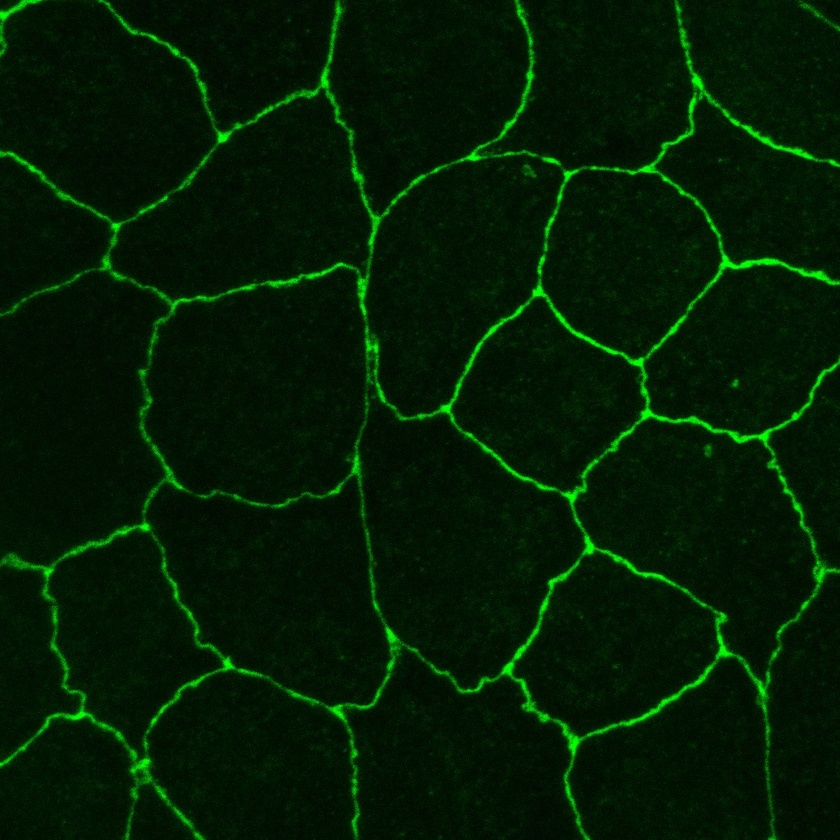
#> input picture im_test.jpg, 840 x 840 px, shrunk from 1448 x 1448 before the run
$ python cell_junc_pj.py
#> lines starting #> are read from the running program, lines starting #| are printed output that depends on the picture
import cv2
import numpy as np
from skimage import morphology, measure
from skimage.morphology import skeletonize, remove_small_objects
import matplotlib.pyplot as plt
from scipy import ndimage


def load_and_preprocess(image_path):
    """Load and preprocess the fluorescence microscopy image"""
    img = cv2.imread(image_path)

    if len(img.shape) == 3:
        gray = img[:, :, 1]  # Extract green channel
    else:
        gray = img

    return img, gray


def enhance_junctions(gray_img):
    """Enhance cell boundaries using CLAHE and bilateral filtering"""
    # Apply CLAHE for better contrast
    clahe = cv2.createCLAHE(clipLimit=3.0, tileGridSize=(8, 8))
    enhanced = clahe.apply(gray_img)

    # More aggressive bilateral filter to reduce noise while preserving edges
    bilateral = cv2.bilateralFilter(enhanced, d=11, sigmaColor=50, sigmaSpace=50)

    return bilateral


def create_clean_skeleton(enhanced_img):
    """Create a clean skeleton with minimal gaps and spurs"""
    # Threshold to get binary image
    _, binary = cv2.threshold(enhanced_img, 0, 255, cv2.THRESH_BINARY+ cv2.THRESH_OTSU)

    # More aggressive gap filling to close skeleton breaks
    # First pass with large kernel
    kernel_close_large = np.ones((9, 9), np.uint8)
    binary = cv2.morphologyEx(binary, cv2.MORPH_CLOSE, kernel_close_large, iterations=3)

    # Second pass with medium kernel for fine gaps
    kernel_close_medium = np.ones((5, 5), np.uint8)
    binary = cv2.morphologyEx(binary, cv2.MORPH_CLOSE, kernel_close_medium, iterations=2)

    # Remove small noise
    kernel_open = np.ones((3, 3), np.uint8)
    binary = cv2.morphologyEx(binary, cv2.MORPH_OPEN, kernel_open, iterations=1)

    # Remove small objects
    binary_clean = remove_small_objects(binary > 0, min_size=150, connectivity=2)

    # Additional dilation to ensure connectivity before skeletonization
    kernel_dilate = np.ones((3, 3), np.uint8)
    binary_clean = cv2.dilate(binary_clean.astype(np.uint8), kernel_dilate, iterations=1)

    # Skeletonize
    skeleton = skeletonize(binary_clean > 0)

    # Aggressive spur removal
    skeleton_clean = remove_spurs_iteratively(skeleton, max_spur_length=20, iterations=4)

    return skeleton_clean


def remove_spurs_iteratively(skeleton, max_spur_length=15, iterations=3):
    """Remove spurs (short branches) iteratively"""
    cleaned = skeleton.copy()

    for iteration in range(iterations):
        # Find endpoints
        endpoints = find_endpoints(cleaned)

        # Remove spurs from each endpoint
        for y, x in zip(*np.where(endpoints)):
            spur_pixels = trace_spur(cleaned, y, x, max_spur_length)
            if len(spur_pixels) <= max_spur_length:
                # Remove this spur
                for sy, sx in spur_pixels:
                    cleaned[sy, sx] = False

        # Remove very small connected components
        cleaned = remove_small_objects(cleaned, min_size=max_spur_length, connectivity=2)

    return cleaned


def find_endpoints(skeleton):
    """Find endpoints (pixels with exactly 1 neighbor)"""
    kernel = np.ones((3, 3), np.uint8)
    kernel[1, 1] = 0
    neighbor_count = cv2.filter2D(skeleton.astype(np.uint8), -1, kernel)
    endpoints = (neighbor_count == 1) & skeleton
    return endpoints


def trace_spur(skeleton, start_y, start_x, max_length):
    """Trace a spur from an endpoint"""
    spur_pixels = [(start_y, start_x)]
    visited = np.zeros_like(skeleton, dtype=bool)
    visited[start_y, start_x] = True

    current_y, current_x = start_y, start_x

    for _ in range(max_length):
        # Find unvisited neighbors
        neighbors = []
        for dy in [-1, 0, 1]:
            for dx in [-1, 0, 1]:
                if dy == 0 and dx == 0:
                    continue
                ny, nx = current_y + dy, current_x + dx
                if (0 <= ny < skeleton.shape[0] and 0 <= nx < skeleton.shape[1] and
                        skeleton[ny, nx] and not visited[ny, nx]):
                    neighbors.append((ny, nx))

        if len(neighbors) == 0:
            # Dead end
            break
        elif len(neighbors) == 1:
            # Continue along spur
            ny, nx = neighbors[0]
            spur_pixels.append((ny, nx))
            visited[ny, nx] = True
            current_y, current_x = ny, nx
        else:
            # Hit a junction - stop here
            break

    return spur_pixels


def classify_skeleton_pixels(skeleton):
    """Classify skeleton pixels based on number of neighbors"""
    kernel = np.ones((3, 3), np.uint8)
    kernel[1, 1] = 0

    # Count neighbors for each pixel
    neighbor_count = cv2.filter2D(skeleton.astype(np.uint8), -1, kernel)
    neighbor_count = neighbor_count * skeleton

    # Classify pixels
    endpoints = (neighbor_count == 1) & skeleton
    edge_points = (neighbor_count == 2) & skeleton
    junction_points = (neighbor_count >= 3) & skeleton

    return junction_points, edge_points, endpoints, neighbor_count


def remove_border_endpoints(skeleton, border_margin=5):
    """Remove endpoints that are close to image borders"""
    h, w = skeleton.shape
    cleaned = skeleton.copy()

    endpoints = find_endpoints(skeleton)
    endpoint_coords = np.where(endpoints)

    for y, x in zip(endpoint_coords[0], endpoint_coords[1]):
        # Check if endpoint is near border
        if (y < border_margin or y >= h - border_margin or
                x < border_margin or x >= w - border_margin):
            # Remove this endpoint and trace back to remove the branch
            branch_pixels = trace_spur(skeleton, y, x, max_length=20)
            for by, bx in branch_pixels:
                cleaned[by, bx] = False

    return cleaned


def remove_junction_endpoint_branches(skeleton):
    """Remove branches that connect junction points directly to endpoints if less than 40 pixels"""
    cleaned = skeleton.copy()

    # Iterate until no more changes (some branches may be revealed after others are removed)
    max_iterations = 5
    for iteration in range(max_iterations):
        junction_points, _, endpoints, _ = classify_skeleton_pixels(cleaned)

        # Find all endpoints
        endpoint_coords = np.where(endpoints)
        branches_removed = False

        for ey, ex in zip(endpoint_coords[0], endpoint_coords[1]):
            # Trace from endpoint to see if it leads directly to a junction
            branch_pixels = trace_branch_to_junction(cleaned, ey, ex, junction_points)

            # If branch is short (less than 20 pixels) and leads to junction, remove it
            if branch_pixels and len(branch_pixels) < 40:
                # Remove the entire branch except the junction point
                for by, bx in branch_pixels[:-1]:  # Keep the junction point
                    cleaned[by, bx] = False
                branches_removed = True

        # If no branches were removed this iteration, we're done
        if not branches_removed:
            break

    return cleaned


def trace_branch_to_junction(skeleton, start_y, start_x, junction_points):
    """Trace from endpoint to junction point"""
    branch_pixels = [(start_y, start_x)]
    visited = np.zeros_like(skeleton, dtype=bool)
    visited[start_y, start_x] = True

    current_y, current_x = start_y, start_x

    for _ in range(50):  # Max trace length
        # Find unvisited neighbors
        neighbors = []
        for dy in [-1, 0, 1]:
            for dx in [-1, 0, 1]:
                if dy == 0 and dx == 0:
                    continue
                ny, nx = current_y + dy, current_x + dx
                if (0 <= ny < skeleton.shape[0] and 0 <= nx < skeleton.shape[1] and
                        skeleton[ny, nx] and not visited[ny, nx]):
                    neighbors.append((ny, nx))

        if len(neighbors) == 0:
            # Dead end
            return None
        elif len(neighbors) == 1:
            # Continue along branch
            ny, nx = neighbors[0]
            branch_pixels.append((ny, nx))
            visited[ny, nx] = True

            # Check if we reached a junction
            if junction_points[ny, nx]:
                return branch_pixels

            current_y, current_x = ny, nx
        else:
            # Hit a junction
            return branch_pixels

    return None


def count_actual_junction_points(junction_points):
    """Count actual junction points by clustering nearby junction pixels"""
    if not np.any(junction_points):
        return 0, np.zeros_like(junction_points, dtype=bool)

    # Label connected components of junction pixels
    labeled_junctions = measure.label(junction_points, connectivity=2)
    num_junction_clusters = labeled_junctions.max()

    # Create a mask with one representative point per cluster
    junction_representatives = np.zeros_like(junction_points, dtype=bool)

    for i in range(1, num_junction_clusters + 1):
        # Find all pixels in this cluster
        cluster_mask = labeled_junctions == i
        cluster_coords = np.where(cluster_mask)

        if len(cluster_coords[0]) > 0:
            # Use the centroid of the cluster as representative
            center_y = int(np.mean(cluster_coords[0]))
            center_x = int(np.mean(cluster_coords[1]))
            junction_representatives[center_y, center_x] = True

    return num_junction_clusters, junction_representatives


def count_edge_segments(skeleton, junction_points):
    """Count distinct edge segments (bicellular junctions)"""
    # Remove junction points to isolate edge segments
    edges_only = skeleton & ~junction_points

    # Label connected components
    labeled_edges = measure.label(edges_only, connectivity=2)
    num_edge_segments = labeled_edges.max()

    return num_edge_segments, labeled_edges


def visualize_results(img, skeleton, junction_points, edge_points, endpoints):
    """Visualize the detected junctions and skeleton"""
    if len(img.shape) == 2:
        output = cv2.cvtColor(img, cv2.COLOR_GRAY2BGR)
    else:
        output = img.copy()

    # Create overlay
    overlay = np.zeros_like(output)

    # Draw skeleton in white
    overlay[skeleton > 0] = [255, 255, 255]

    # Draw junction points in red (larger circles)
    junction_coords = np.where(junction_points)
    for y, x in zip(junction_coords[0], junction_coords[1]):
        cv2.circle(overlay, (x, y), 5, (0, 0, 255), -1)

    # Draw endpoints in blue
    endpoint_coords = np.where(endpoints)
    for y, x in zip(endpoint_coords[0], endpoint_coords[1]):
        cv2.circle(overlay, (x, y), 3, (255, 0, 0), -1)

    # Combine images
    result = cv2.addWeighted(output, 0.6, overlay, 0.8, 0)

    return result, overlay


def analyze_cell_junctions(image_path, visualize=True):
    """Main function to analyze cell junctions with improved cleaning"""
    print("Loading and preprocessing image...")
    img, gray = load_and_preprocess(image_path)
#> in load_and_preprocess, img is the input picture: shape (840, 840, 3); mean B, G, R 2.8, 28.7, 2.8

    print("Enhancing cell boundaries...")
    enhanced = enhance_junctions(gray)

    print("Creating clean skeleton...")
    skeleton = create_clean_skeleton(enhanced)

    print("Removing border artifacts...")
    skeleton = remove_border_endpoints(skeleton, border_margin=10)
#> in remove_border_endpoints, `endpoint_coords = np.where(endpoints)`: endpoint_coords = 24 positions, rows 1 to 838, columns 1 to 838
#> the loop in remove_border_endpoints, `for y, x in zip(endpoint_coords[0], endpoint_coords[1]):` made 24 passes
#> (y, x) on passes 1 to 4: (1, 42), (1, 798), (2, 97), (2, 515)
#> after the loop in remove_border_endpoints, `for y, x in zip(endpoint_coords[0], endpoint_coords[1]):`:
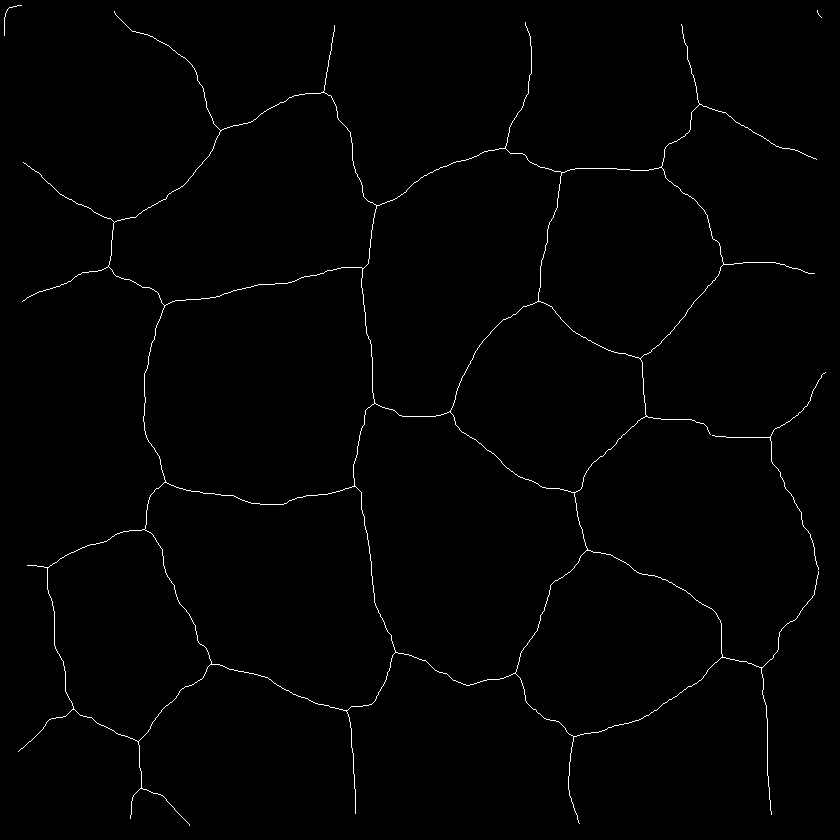
#> cleaned: shape (840, 840) bool; 0.87% white in thin lines or dots

    print("Classifying skeleton pixels...")
    junction_points, edge_points, endpoints, neighbor_count = classify_skeleton_pixels(skeleton)

    print("Removing junction-endpoint branches...")
    skeleton_final = remove_junction_endpoint_branches(skeleton)
#> the loop in remove_junction_endpoint_branches, `for iteration in range(max_iterations):` made 2 passes
#> endpoint_coords on passes 1 to 2: 24 positions, rows 5 to 825, columns 4 to 825, 22 positions, rows 5 to 825, columns 4 to 825

    # Re-classify after final cleaning
    junction_points, edge_points, endpoints, neighbor_count = classify_skeleton_pixels(skeleton_final)

    print("Counting edge segments...")
    num_edge_segments, labeled_edges = count_edge_segments(skeleton_final, junction_points)
#> in count_edge_segments, `num_edge_segments = labeled_edges.max()`: num_edge_segments = 63
#> num_edge_segments = 63

    # Count actual junction points (cluster junction pixels)
    num_tricellular, junction_representatives = count_actual_junction_points(junction_points)
#> in count_actual_junction_points, `num_junction_clusters = labeled_junctions.max()`: num_junction_clusters = 34
#> the loop in count_actual_junction_points, `for i in range(1, num_junction_clusters + 1):` made 34 passes
#> (cluster_coords, center_y, center_x) on passes 1 to 4: (([91, 92, 92, 92], [323, 322, 323, 324]), 91, 323), (([103, 104, 104], [699, 699, 700]), 103, 699), (([130, 130, 131], [220, 221, 220]), 130, 220), (([147, 148, 148], [505, 504, 505]), 147, 504)
#> num_tricellular = 34

    num_endpoints = np.sum(endpoints)
#> num_endpoints = 22
    num_edge_pixels = np.sum(edge_points)
#> num_edge_pixels = 5956

    # Print results
    print(f"Tricellular junctions (3+ cells meet): {num_tricellular}")
#| Tricellular junctions (3+ cells meet): 34
    print(f"Edge segments (bicellular junctions): {num_edge_segments}")
#| Edge segments (bicellular junctions): 63
    print(f"Endpoints: {num_endpoints}")
#| Endpoints: 22
    print(f"Edge pixels: {num_edge_pixels}")
#| Edge pixels: 5956
    print(f"Total skeleton pixels: {np.sum(skeleton_final)}")
#| Total skeleton pixels: 6088

    if visualize:
        # Create visualization
        result_img, overlay = visualize_results(img, skeleton_final, junction_representatives, edge_points, endpoints)
#> in visualize_results, `junction_coords = np.where(junction_points)`: junction_coords = 34 positions, rows 91 to 787, columns 47 to 769
#> the loop in visualize_results, `for y, x in zip(junction_coords[0], junction_coords[1]):` made 34 passes
#> (y, x) on passes 1 to 4: (91, 323), (103, 699), (130, 220), (147, 504)
#> in visualize_results, `endpoint_coords = np.where(endpoints)`: endpoint_coords = 22 positions, rows 5 to 825, columns 4 to 825
#> the loop in visualize_results, `for y, x in zip(endpoint_coords[0], endpoint_coords[1]):` made 22 passes
#> (y, x) on passes 1 to 4: (5, 21), (10, 817), (11, 114), (17, 821)
#> after the loop in visualize_results, `for y, x in zip(endpoint_coords[0], endpoint_coords[1]):`:
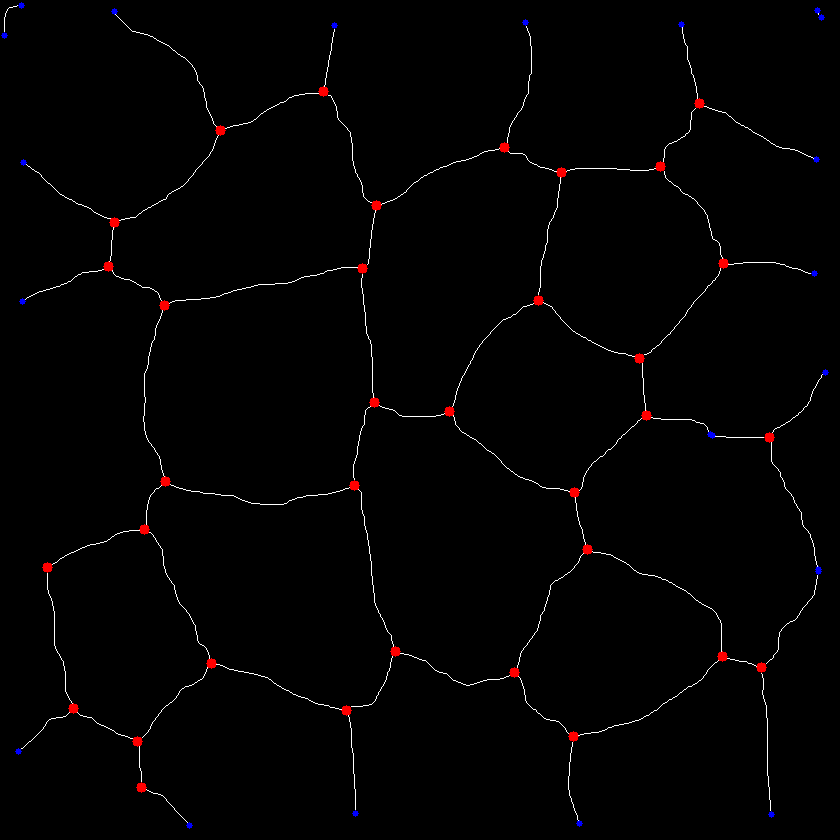
#> overlay: shape (840, 840, 3); mean of channels 0, 1, 2 2.2, 2, 3; drawn as B, G, R

        # Create subplots
        fig, axes = plt.subplots(2, 3, figsize=(15, 10))

        # Original image
        axes[0, 0].imshow(cv2.cvtColor(img, cv2.COLOR_BGR2RGB))
        axes[0, 0].set_title('Original Image')
        axes[0, 0].axis('off')

        # Enhanced image
        axes[0, 1].imshow(enhanced, cmap='gray')
        axes[0, 1].set_title('Enhanced Boundaries')
        axes[0, 1].axis('off')

        # Clean skeleton
        axes[0, 2].imshow(skeleton_final, cmap='gray')
        axes[0, 2].set_title('Clean Skeleton')
        axes[0, 2].axis('off')

        # Neighbor count heatmap
        axes[1, 0].imshow(neighbor_count, cmap='hot')
        axes[1, 0].set_title('Neighbor Count Heatmap')
        axes[1, 0].axis('off')

        # Junction classification - skeleton with colored points
        skeleton_with_points = np.zeros((skeleton_final.shape[0], skeleton_final.shape[1], 3), dtype=np.uint8)
        # White skeleton
        skeleton_with_points[skeleton_final] = [255, 255, 255]

        # Mark junction points in red
        junction_coords = np.where(junction_points)
#> junction_coords = 110 positions, rows 91 to 788, columns 47 to 770
        for y, x in zip(junction_coords[0], junction_coords[1]):
            cv2.circle(skeleton_with_points, (x, y), 4, (255, 0, 0), -1)  # Red
#> this loop made 110 passes
#> (y, x) on passes 1 to 4: (91, 323), (92, 322), (92, 323), (92, 324)

        # Mark endpoints in blue
        endpoint_coords = np.where(endpoints)
#> endpoint_coords = 22 positions, rows 5 to 825, columns 4 to 825
        for y, x in zip(endpoint_coords[0], endpoint_coords[1]):
            cv2.circle(skeleton_with_points, (x, y), 3, (0, 0, 255), -1)  # Blue
#> this loop made 22 passes
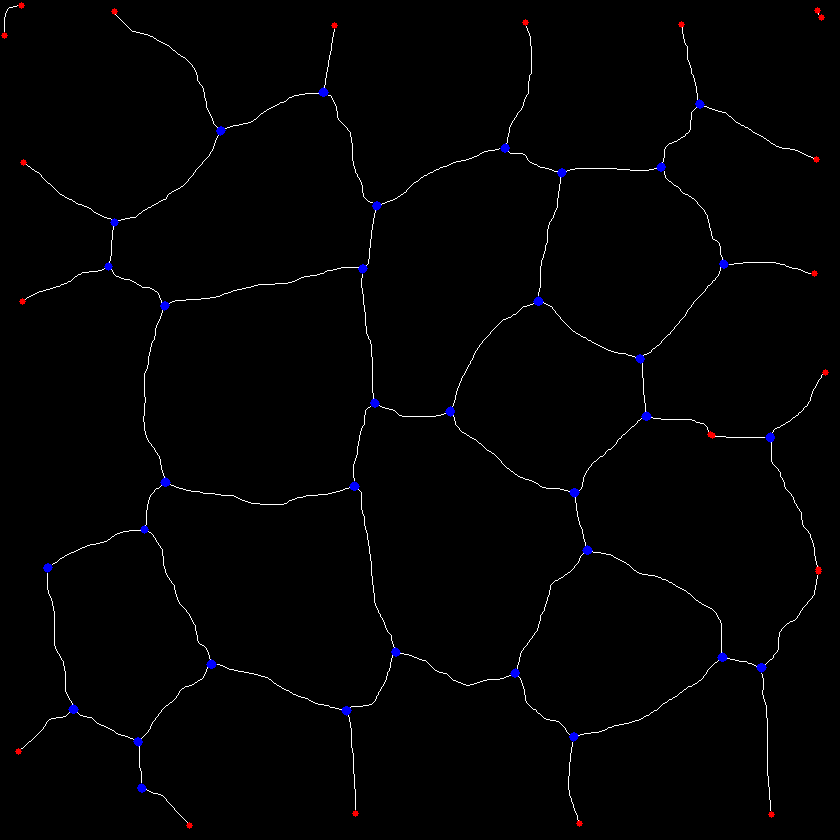
#> skeleton_with_points: shape (840, 840, 3); mean of channels 0, 1, 2 2.8, 2, 2.2; drawn as B, G, R

        axes[1, 1].imshow(skeleton_with_points)
        axes[1, 1].set_title('Skeleton with Junction Points\n(Red: Junctions, Blue: Endpoints)')
        axes[1, 1].axis('off')

        # Final result
        axes[1, 2].imshow(cv2.cvtColor(result_img, cv2.COLOR_BGR2RGB))
        axes[1, 2].set_title(f'Final Result\nJunctions: {num_tricellular}, Edges: {num_edge_segments}')
        axes[1, 2].axis('off')

        plt.tight_layout()
        plt.show()
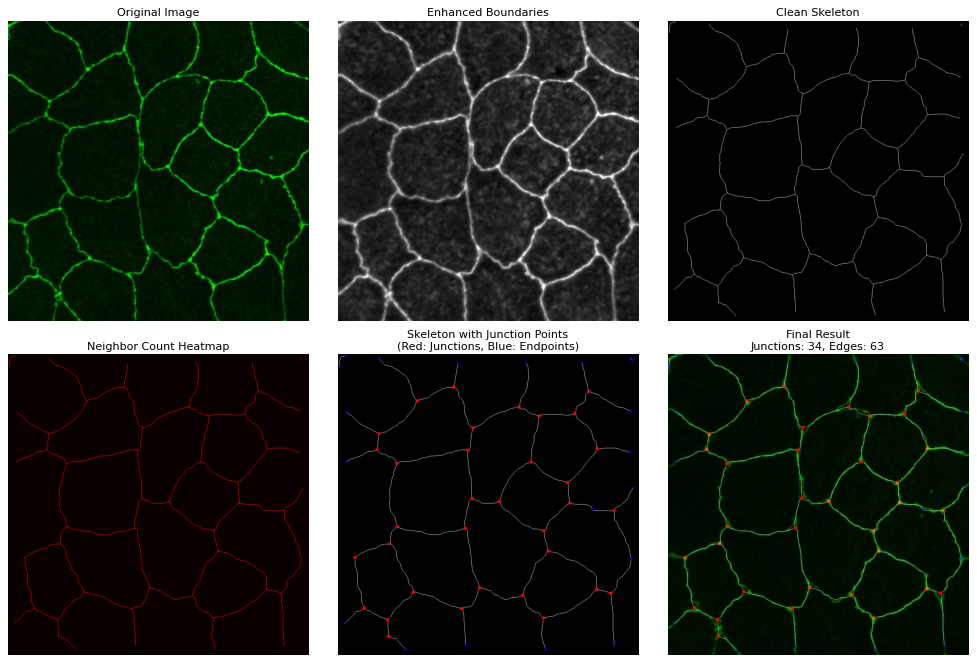
#> figure drawn by matplotlib, 6 panels

        # Save result
        cv2.imwrite('clean_junction_detection.png', result_img)
        print("\nResult saved as 'clean_junction_detection.png'")

    return {
        'tricellular_junctions': num_tricellular,
        'edge_segments': num_edge_segments,
        'endpoints': num_endpoints,
        'skeleton': skeleton_final,
        'junction_points': junction_points,
        'edge_points': edge_points
    }


if __name__ == "__main__":
    # Replace with your image path
    image_path = "im_test.jpg"

    try:
        results = analyze_cell_junctions(image_path, visualize=True)
#> results = 6 items
        print(f"\nFinal counts:")
        print(f"Tricellular junctions: {results['tricellular_junctions']}")
#| Tricellular junctions: 34
        print(f"Bicellular edge segments: {results['edge_segments']}")
#| Bicellular edge segments: 63

    except FileNotFoundError:
        print(f"Error: Could not find image at {image_path}")
        print("Please update the image_path variable with the correct path to your image.")
    except Exception as e:
        print(f"An error occurred: {e}")
        print("Make sure you have all required libraries installed:")
        print("pip install opencv-python numpy scikit-image matplotlib scipy")
